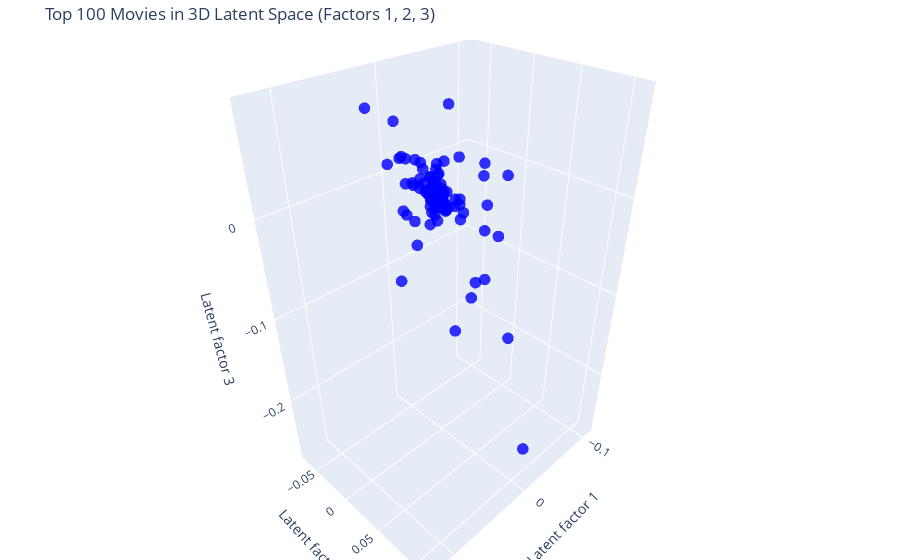
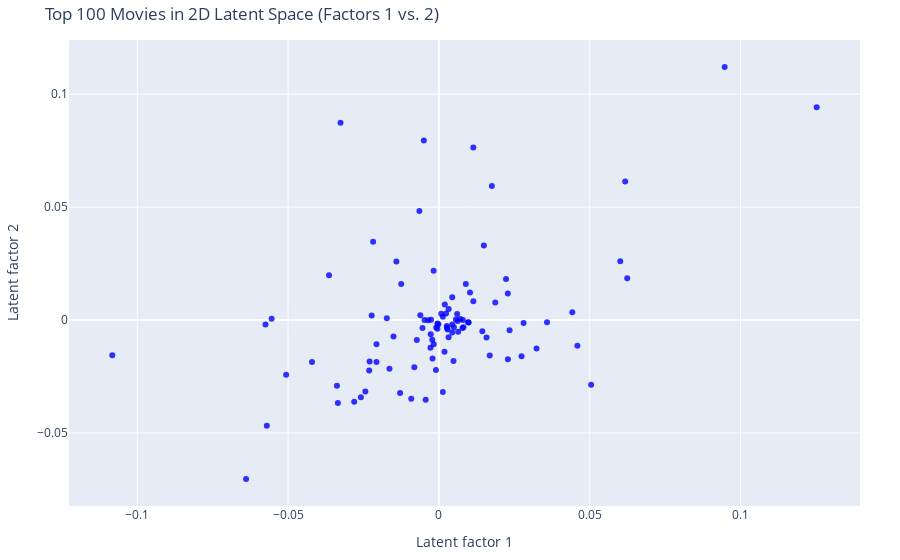
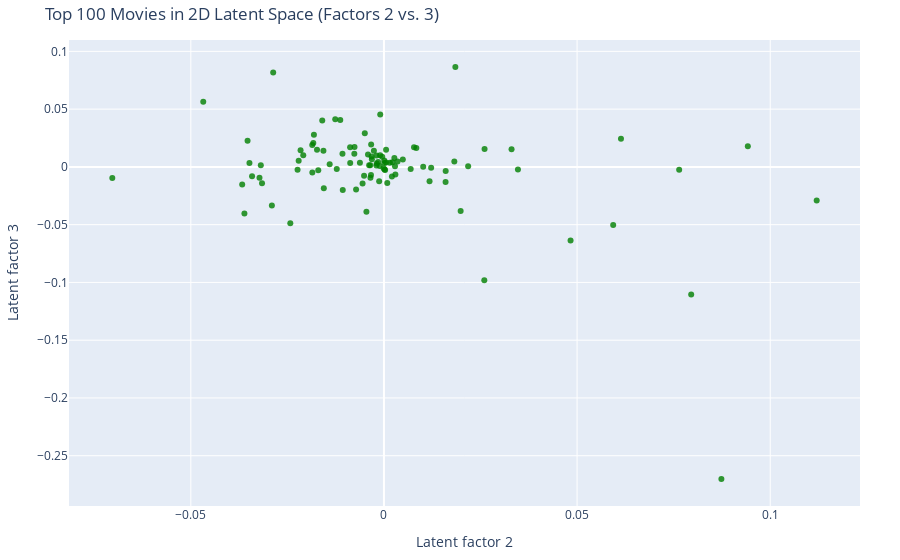
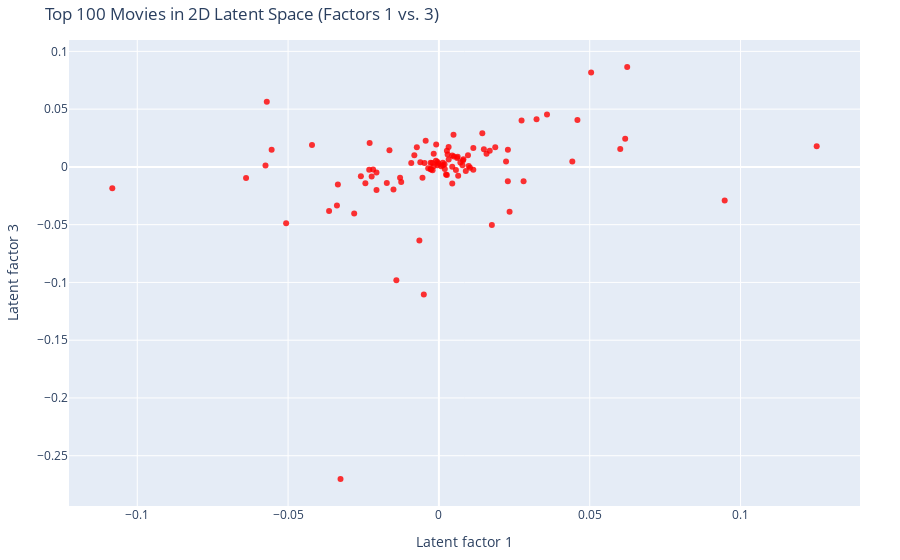

Notebook code cell kept with these figures, in order:
### Code cell
import numpy as np
import pandas as pd
import plotly.graph_objects as go

# --------------------------------------------------------------------------
# Preconditions (already in your namespace):
#   Q_factors     : (n_items × k) numpy array  – latent coords of movies
#   S             : length-k numpy array        – singular values
#   item_uniques  : sequence of item_id in training order
#   df            : original ratings DataFrame with at least 'item_id' and 'title'
# --------------------------------------------------------------------------

# --- 1. pick the top-3 latent factors by singular value energy -------------
top3_idx = np.argsort(-S)[:3]
f1, f2, f3 = top3_idx
print(f"Using latent factors {f1}, {f2}, {f3} (the three largest singular values).")

# --- 2. map item_id → title (deduplicated) ----------------------------------
id_to_title = (
    df[['item_id', 'title']]
      .drop_duplicates('item_id')
      .set_index('item_id')['title']
      .to_dict()
)
titles_all = [id_to_title.get(iid, str(iid)) for iid in item_uniques]

# --- 3. select a subset of movies for better visualization ------------------
#    Here: take the 100 most-rated movies (by count of ratings in df).
rating_counts = df['item_id'].value_counts()
top_n = 100
top_items = set(rating_counts.index[:top_n])

subset_mask = np.array([iid in top_items for iid in item_uniques])
subset_indices = np.where(subset_mask)[0]

# Extract latent coordinates and titles for the subset
xs3 = Q_factors[subset_indices, f1]
ys3 = Q_factors[subset_indices, f2]
zs3 = Q_factors[subset_indices, f3]
titles_subset = [titles_all[i] for i in subset_indices]

# --- 4. Plot #1: 3D scatter of top 3 latent factors --------------------------
fig3d = go.Figure(
    data=[
        go.Scatter3d(
            x=xs3,
            y=ys3,
            z=zs3,
            mode='markers',
            marker=dict(size=4, opacity=0.8, color='blue'),
            hovertext=titles_subset,
            hoverinfo='text'
        )
    ]
)
fig3d.update_layout(
    scene=dict(
        xaxis=dict(title=f"Latent factor {f1+1}"),
        yaxis=dict(title=f"Latent factor {f2+1}"),
        zaxis=dict(title=f"Latent factor {f3+1}")
    ),
    title=f"Top {top_n} Movies in 3D Latent Space (Factors {f1+1}, {f2+1}, {f3+1})",
    margin=dict(l=0, r=0, b=0, t=40)
)
fig3d.show()


# --- 5. Plot #2: 2D (factor f1 vs. f2) ----------------------------------------
x12 = Q_factors[subset_indices, f1]
y12 = Q_factors[subset_indices, f2]

fig12 = go.Figure(
    data=[
        go.Scatter(
            x=x12,
            y=y12,
            mode='markers',
            marker=dict(size=6, opacity=0.8, color='blue'),
            hovertext=titles_subset,
            hoverinfo='text'
        )
    ]
)
fig12.update_layout(
    xaxis=dict(title=f"Latent factor {f1+1}"),
    yaxis=dict(title=f"Latent factor {f2+1}"),
    title=f"Top {top_n} Movies in 2D Latent Space (Factors {f1+1} vs. {f2+1})",
    margin=dict(l=40, r=40, b=40, t=40)
)
fig12.show()


# --- 6. Plot #3: 2D (factor f2 vs. f3) ----------------------------------------
x23 = Q_factors[subset_indices, f2]
y23 = Q_factors[subset_indices, f3]

fig23 = go.Figure(
    data=[
        go.Scatter(
            x=x23,
            y=y23,
            mode='markers',
            marker=dict(size=6, opacity=0.8, color='green'),
            hovertext=titles_subset,
            hoverinfo='text'
        )
    ]
)
fig23.update_layout(
    xaxis=dict(title=f"Latent factor {f2+1}"),
    yaxis=dict(title=f"Latent factor {f3+1}"),
    title=f"Top {top_n} Movies in 2D Latent Space (Factors {f2+1} vs. {f3+1})",
    margin=dict(l=40, r=40, b=40, t=40)
)
fig23.show()


# --- 7. Plot #4: 2D (factor f1 vs. f3) ----------------------------------------
x13 = Q_factors[subset_indices, f1]
y13 = Q_factors[subset_indices, f3]

fig13 = go.Figure(
    data=[
        go.Scatter(
            x=x13,
            y=y13,
            mode='markers',
            marker=dict(size=6, opacity=0.8, color='red'),
            hovertext=titles_subset,
            hoverinfo='text'
        )
    ]
)
fig13.update_layout(
    xaxis=dict(title=f"Latent factor {f1+1}"),
    yaxis=dict(title=f"Latent factor {f3+1}"),
    title=f"Top {top_n} Movies in 2D Latent Space (Factors {f1+1} vs. {f3+1})",
    margin=dict(l=40, r=40, b=40, t=40)
)
fig13.show()

### Figure 1 — Plotly figure (JSON) as saved in the notebook; plotly's stock layout.template omitted (floating-point values rounded to 4 significant figures)
{"data": [{"hoverinfo": "text", "hovertext": ["L.A. Confidential (1997)", "Men in Black (1997)", "Star Trek: First Contact (1996)", "Die Hard (1988)", "Twister (1996)", "Toy Story (1995)", "Aladdin (1992)", "Jaws (1975)", "Silence of the Lambs, The (1991)", "Sting, The (1973)", "Murder at 1600 (1997)", "Return of the Jedi (1983)", "Dead Poets Society (1989)", "Scream (1996)", "To Kill a Mockingbird (1962)", "Mr. Holland's Opus (1995)", "Jerry Maguire (1996)", "Truth About Cats & Dogs, The (1996)", "Birdcage, The (1996)", "Sense and Sensibility (1995)", "Liar Liar (1997)", "Conspiracy Theory (1997)", "It's a Wonderful Life (1946)", "Wizard of Oz, The (1939)", "Raiders of the Lost Ark (1981)", "Willy Wonka and the Chocolate Factory (1971)", "Terminator, The (1984)", "Hunt for Red October, The (1990)", "Devil's Own, The (1997)", "2001: A Space Odyssey (1968)", "Chasing Amy (1997)", "Rock, The (1996)", "Heat (1995)", "Dante's Peak (1997)", "Fugitive, The (1993)", "Empire Strikes Back, The (1980)", "When Harry Met Sally... (1989)", "Mission: Impossible (1996)", "Casablanca (1942)", "Saint, The (1997)", "Courage Under Fire (1996)", "Groundhog Day (1993)", "Star Trek: The Wrath of Khan (1982)", "Godfather, The (1972)", "Schindler's List (1993)", "Speed (1994)", "Twelve Monkeys (1995)", "Contact (1997)", "Pulp Fiction (1994)", "Blade Runner (1982)", "Fish Called Wanda, A (1988)", "Sound of Music, The (1965)", "Terminator 2: Judgment Day (1991)", "Seven (Se7en) (1995)", "Jurassic Park (1993)", "Broken Arrow (1996)", "Shawshank Redemption, The (1994)", "One Flew Over the Cuckoo's Nest (1975)", "Back to the Future (1985)", "Amadeus (1984)", "Alien (1979)", "Graduate, The (1967)", "Volcano (1997)", "Game, The (1997)", "English Patient, The (1996)", "Usual Suspects, The (1995)", "Blues Brothers, The (1980)", "Lion King, The (1994)", "Aliens (1986)", "Dances with Wolves (1990)", "Princess Bride, The (1987)", "Raising Arizona (1987)", "Indiana Jones and the Last Crusade (1989)", "Trainspotting (1996)", "Star Wars (1977)", "Evita (1996)", "Psycho (1960)", "Ransom (1996)", "Monty Python and the Holy Grail (1974)", "Babe (1995)", "Independence Day (ID4) (1996)", "In & Out (1997)", "Braveheart (1995)", "Fargo (1996)", "Four Weddings and a Funeral (1994)", "Stand by Me (1986)", "Top Gun (1986)", "E.T. the Extra-Terrestrial (1982)", "Apollo 13 (1995)", "Forrest Gump (1994)", "Full Monty, The (1997)", "Clockwork Orange, A (1971)", "Dead Man Walking (1995)", "GoodFellas (1990)", "Phenomenon (1996)", "Apocalypse Now (1979)", "Time to Kill, A (1996)", "Air Force One (1997)", "Leaving Las Vegas (1995)", "Titanic (1997)"], "marker": {"color": "blue", "opacity": 0.8, "size": 4}, "mode": "markers", "type": "scatter3d", "x": [-0.009168, 0.01755, -0.05545, 0.04422, 0.06012, -0.05706, -0.02068, -0.001722, 0.005642, 0.008918, 0.001314, 0.01141, 0.05047, -0.03261, 0.01579, 0.0007638, -0.05749, 0.002359, 0.02285, -0.01287, 0.09474, -0.001749, 0.01685, -0.01727, 0.02741, -0.02229, 0.1252, 0.007816, -0.005001, -0.0141, -0.04207, 0.04592, -0.006165, 0.01142, -0.002716, 0.02287, 0.01439, -0.002798, -0.01506, -0.002211, 0.01491, -0.0008977, 0.001959, 0.03584, -0.002602, 0.003214, -0.02437, 0.00964, -0.0004782, -0.0009753, -0.01639, 0.006035, -0.005441, 0.00324, -0.004386, -0.0004919, -0.0338, 0.007968, -0.02182, 0.02807, 0.002901, -0.002096, 0.006221, 0.006387, 0.004416, 0.00988, 0.004969, 0.002651, 0.004425, 0.01031, -0.007317, 0.06242, 0.001862, 0.001313, 0.06176, -0.05064, -0.03641, -0.02311, 0.002641, 0.004425, -0.004784, -0.02296, 0.004839, -0.02586, -0.0001862, -0.1083, -0.02069, 0.02226, -0.006469, 0.01868, 0.008131, -0.0125, -0.03349, -0.003544, -0.06393, -0.02808, 0.02343, -0.008144, 0.03237, 0.007123], "y": [-0.03482, 0.05935, 0.0005504, 0.003521, 0.02605, -0.04678, -0.01066, -0.01074, 0.0002981, 0.01598, -0.03188, 0.07643, -0.02867, 0.08736, -0.00767, 0.002857, -0.001944, 0.002963, 0.0118, -0.03222, 0.112, 0.0218, -0.01567, 0.0008591, -0.01597, 0.00206, 0.09421, -0.003531, 0.07954, 0.02598, -0.01856, -0.0113, 0.00218, 0.008379, -0.006223, -0.01733, -0.004961, -0.01221, -0.007213, -0.008737, 0.03304, -0.003313, 0.006922, -0.0009646, 0.0001619, -0.007618, -0.03157, -0.0009974, -0.001509, -0.02208, -0.02159, 0.002696, -0.003495, 0.004889, -0.03531, -0.003831, -0.02901, 7.721e-05, 0.03469, -0.001237, -0.00413, -0.017, -0.0004491, -0.00514, -0.001938, -0.0011, -0.003203, -0.002601, 0.01016, 0.01222, -0.008762, 0.01849, -0.01405, 0.001539, 0.06136, -0.02424, 0.01986, -0.02237, -0.003357, -0.005534, 9.104e-05, -0.01829, -0.01813, -0.03415, -0.001879, -0.01557, -0.01854, 0.01822, 0.04831, 0.007779, -0.003122, 0.01595, -0.0367, -8.533e-05, -0.07033, -0.03612, -0.004538, -0.02089, -0.01261, 0.0005273], "z": [0.003315, -0.05037, 0.01476, 0.004742, 0.01543, 0.05629, -0.02008, 0.01137, -0.00261, -0.003503, 0.001318, -0.002471, 0.0818, -0.2701, 0.01148, 0.0004627, 0.001314, -0.006476, -0.01244, -0.009408, -0.02902, 0.0005528, 0.01408, -0.01397, 0.04024, -0.008232, 0.01785, 0.001473, -0.1105, -0.09804, 0.01888, 0.04056, 0.004128, 0.01645, 0.003514, 0.01474, 0.02914, -0.001734, -0.01962, 0.003277, 0.01523, 0.01949, -0.00189, 0.04532, -0.00218, 0.01726, -0.01407, 0.009994, 0.004158, 0.005269, 0.01446, 0.007605, -0.0093, 0.006323, 0.02254, 0.001413, -0.03349, 0.005634, -0.002294, -0.01249, 0.01079, -0.003009, 0.008833, -0.007766, 0.009853, 0.0007632, 0.00894, 0.01404, 5.476e-05, -0.000736, 0.01699, 0.08642, 0.002396, 0.003654, 0.02443, -0.04884, -0.03828, -0.002429, -0.007107, -0.01437, 0.003319, 0.02076, 0.02781, -0.00815, 0.002921, -0.01857, -0.004802, 0.004698, -0.06362, 0.01702, 0.006649, -0.01308, -0.01524, -0.001201, -0.00955, -0.04041, -0.03881, 0.01015, 0.04127, 0.00378]}], "layout": {"margin": {"b": 0, "l": 0, "r": 0, "t": 40}, "scene": {"xaxis": {"title": {"text": "Latent factor 1"}}, "yaxis": {"title": {"text": "Latent factor 2"}}, "zaxis": {"title": {"text": "Latent factor 3"}}}, "title": {"text": "Top 100 Movies in 3D Latent Space (Factors 1, 2, 3)"}}}

### Figure 2 — Plotly figure (JSON) as saved in the notebook; plotly's stock layout.template omitted (floating-point values rounded to 4 significant figures)
{"data": [{"hoverinfo": "text", "hovertext": ["L.A. Confidential (1997)", "Men in Black (1997)", "Star Trek: First Contact (1996)", "Die Hard (1988)", "Twister (1996)", "Toy Story (1995)", "Aladdin (1992)", "Jaws (1975)", "Silence of the Lambs, The (1991)", "Sting, The (1973)", "Murder at 1600 (1997)", "Return of the Jedi (1983)", "Dead Poets Society (1989)", "Scream (1996)", "To Kill a Mockingbird (1962)", "Mr. Holland's Opus (1995)", "Jerry Maguire (1996)", "Truth About Cats & Dogs, The (1996)", "Birdcage, The (1996)", "Sense and Sensibility (1995)", "Liar Liar (1997)", "Conspiracy Theory (1997)", "It's a Wonderful Life (1946)", "Wizard of Oz, The (1939)", "Raiders of the Lost Ark (1981)", "Willy Wonka and the Chocolate Factory (1971)", "Terminator, The (1984)", "Hunt for Red October, The (1990)", "Devil's Own, The (1997)", "2001: A Space Odyssey (1968)", "Chasing Amy (1997)", "Rock, The (1996)", "Heat (1995)", "Dante's Peak (1997)", "Fugitive, The (1993)", "Empire Strikes Back, The (1980)", "When Harry Met Sally... (1989)", "Mission: Impossible (1996)", "Casablanca (1942)", "Saint, The (1997)", "Courage Under Fire (1996)", "Groundhog Day (1993)", "Star Trek: The Wrath of Khan (1982)", "Godfather, The (1972)", "Schindler's List (1993)", "Speed (1994)", "Twelve Monkeys (1995)", "Contact (1997)", "Pulp Fiction (1994)", "Blade Runner (1982)", "Fish Called Wanda, A (1988)", "Sound of Music, The (1965)", "Terminator 2: Judgment Day (1991)", "Seven (Se7en) (1995)", "Jurassic Park (1993)", "Broken Arrow (1996)", "Shawshank Redemption, The (1994)", "One Flew Over the Cuckoo's Nest (1975)", "Back to the Future (1985)", "Amadeus (1984)", "Alien (1979)", "Graduate, The (1967)", "Volcano (1997)", "Game, The (1997)", "English Patient, The (1996)", "Usual Suspects, The (1995)", "Blues Brothers, The (1980)", "Lion King, The (1994)", "Aliens (1986)", "Dances with Wolves (1990)", "Princess Bride, The (1987)", "Raising Arizona (1987)", "Indiana Jones and the Last Crusade (1989)", "Trainspotting (1996)", "Star Wars (1977)", "Evita (1996)", "Psycho (1960)", "Ransom (1996)", "Monty Python and the Holy Grail (1974)", "Babe (1995)", "Independence Day (ID4) (1996)", "In & Out (1997)", "Braveheart (1995)", "Fargo (1996)", "Four Weddings and a Funeral (1994)", "Stand by Me (1986)", "Top Gun (1986)", "E.T. the Extra-Terrestrial (1982)", "Apollo 13 (1995)", "Forrest Gump (1994)", "Full Monty, The (1997)", "Clockwork Orange, A (1971)", "Dead Man Walking (1995)", "GoodFellas (1990)", "Phenomenon (1996)", "Apocalypse Now (1979)", "Time to Kill, A (1996)", "Air Force One (1997)", "Leaving Las Vegas (1995)", "Titanic (1997)"], "marker": {"color": "blue", "opacity": 0.8, "size": 6}, "mode": "markers", "type": "scatter", "x": [-0.009168, 0.01755, -0.05545, 0.04422, 0.06012, -0.05706, -0.02068, -0.001722, 0.005642, 0.008918, 0.001314, 0.01141, 0.05047, -0.03261, 0.01579, 0.0007638, -0.05749, 0.002359, 0.02285, -0.01287, 0.09474, -0.001749, 0.01685, -0.01727, 0.02741, -0.02229, 0.1252, 0.007816, -0.005001, -0.0141, -0.04207, 0.04592, -0.006165, 0.01142, -0.002716, 0.02287, 0.01439, -0.002798, -0.01506, -0.002211, 0.01491, -0.0008977, 0.001959, 0.03584, -0.002602, 0.003214, -0.02437, 0.00964, -0.0004782, -0.0009753, -0.01639, 0.006035, -0.005441, 0.00324, -0.004386, -0.0004919, -0.0338, 0.007968, -0.02182, 0.02807, 0.002901, -0.002096, 0.006221, 0.006387, 0.004416, 0.00988, 0.004969, 0.002651, 0.004425, 0.01031, -0.007317, 0.06242, 0.001862, 0.001313, 0.06176, -0.05064, -0.03641, -0.02311, 0.002641, 0.004425, -0.004784, -0.02296, 0.004839, -0.02586, -0.0001862, -0.1083, -0.02069, 0.02226, -0.006469, 0.01868, 0.008131, -0.0125, -0.03349, -0.003544, -0.06393, -0.02808, 0.02343, -0.008144, 0.03237, 0.007123], "y": [-0.03482, 0.05935, 0.0005504, 0.003521, 0.02605, -0.04678, -0.01066, -0.01074, 0.0002981, 0.01598, -0.03188, 0.07643, -0.02867, 0.08736, -0.00767, 0.002857, -0.001944, 0.002963, 0.0118, -0.03222, 0.112, 0.0218, -0.01567, 0.0008591, -0.01597, 0.00206, 0.09421, -0.003531, 0.07954, 0.02598, -0.01856, -0.0113, 0.00218, 0.008379, -0.006223, -0.01733, -0.004961, -0.01221, -0.007213, -0.008737, 0.03304, -0.003313, 0.006922, -0.0009646, 0.0001619, -0.007618, -0.03157, -0.0009974, -0.001509, -0.02208, -0.02159, 0.002696, -0.003495, 0.004889, -0.03531, -0.003831, -0.02901, 7.721e-05, 0.03469, -0.001237, -0.00413, -0.017, -0.0004491, -0.00514, -0.001938, -0.0011, -0.003203, -0.002601, 0.01016, 0.01222, -0.008762, 0.01849, -0.01405, 0.001539, 0.06136, -0.02424, 0.01986, -0.02237, -0.003357, -0.005534, 9.104e-05, -0.01829, -0.01813, -0.03415, -0.001879, -0.01557, -0.01854, 0.01822, 0.04831, 0.007779, -0.003122, 0.01595, -0.0367, -8.533e-05, -0.07033, -0.03612, -0.004538, -0.02089, -0.01261, 0.0005273]}], "layout": {"margin": {"b": 40, "l": 40, "r": 40, "t": 40}, "title": {"text": "Top 100 Movies in 2D Latent Space (Factors 1 vs. 2)"}, "xaxis": {"title": {"text": "Latent factor 1"}}, "yaxis": {"title": {"text": "Latent factor 2"}}}}

### Figure 3 — Plotly figure (JSON) as saved in the notebook; plotly's stock layout.template omitted (floating-point values rounded to 4 significant figures)
{"data": [{"hoverinfo": "text", "hovertext": ["L.A. Confidential (1997)", "Men in Black (1997)", "Star Trek: First Contact (1996)", "Die Hard (1988)", "Twister (1996)", "Toy Story (1995)", "Aladdin (1992)", "Jaws (1975)", "Silence of the Lambs, The (1991)", "Sting, The (1973)", "Murder at 1600 (1997)", "Return of the Jedi (1983)", "Dead Poets Society (1989)", "Scream (1996)", "To Kill a Mockingbird (1962)", "Mr. Holland's Opus (1995)", "Jerry Maguire (1996)", "Truth About Cats & Dogs, The (1996)", "Birdcage, The (1996)", "Sense and Sensibility (1995)", "Liar Liar (1997)", "Conspiracy Theory (1997)", "It's a Wonderful Life (1946)", "Wizard of Oz, The (1939)", "Raiders of the Lost Ark (1981)", "Willy Wonka and the Chocolate Factory (1971)", "Terminator, The (1984)", "Hunt for Red October, The (1990)", "Devil's Own, The (1997)", "2001: A Space Odyssey (1968)", "Chasing Amy (1997)", "Rock, The (1996)", "Heat (1995)", "Dante's Peak (1997)", "Fugitive, The (1993)", "Empire Strikes Back, The (1980)", "When Harry Met Sally... (1989)", "Mission: Impossible (1996)", "Casablanca (1942)", "Saint, The (1997)", "Courage Under Fire (1996)", "Groundhog Day (1993)", "Star Trek: The Wrath of Khan (1982)", "Godfather, The (1972)", "Schindler's List (1993)", "Speed (1994)", "Twelve Monkeys (1995)", "Contact (1997)", "Pulp Fiction (1994)", "Blade Runner (1982)", "Fish Called Wanda, A (1988)", "Sound of Music, The (1965)", "Terminator 2: Judgment Day (1991)", "Seven (Se7en) (1995)", "Jurassic Park (1993)", "Broken Arrow (1996)", "Shawshank Redemption, The (1994)", "One Flew Over the Cuckoo's Nest (1975)", "Back to the Future (1985)", "Amadeus (1984)", "Alien (1979)", "Graduate, The (1967)", "Volcano (1997)", "Game, The (1997)", "English Patient, The (1996)", "Usual Suspects, The (1995)", "Blues Brothers, The (1980)", "Lion King, The (1994)", "Aliens (1986)", "Dances with Wolves (1990)", "Princess Bride, The (1987)", "Raising Arizona (1987)", "Indiana Jones and the Last Crusade (1989)", "Trainspotting (1996)", "Star Wars (1977)", "Evita (1996)", "Psycho (1960)", "Ransom (1996)", "Monty Python and the Holy Grail (1974)", "Babe (1995)", "Independence Day (ID4) (1996)", "In & Out (1997)", "Braveheart (1995)", "Fargo (1996)", "Four Weddings and a Funeral (1994)", "Stand by Me (1986)", "Top Gun (1986)", "E.T. the Extra-Terrestrial (1982)", "Apollo 13 (1995)", "Forrest Gump (1994)", "Full Monty, The (1997)", "Clockwork Orange, A (1971)", "Dead Man Walking (1995)", "GoodFellas (1990)", "Phenomenon (1996)", "Apocalypse Now (1979)", "Time to Kill, A (1996)", "Air Force One (1997)", "Leaving Las Vegas (1995)", "Titanic (1997)"], "marker": {"color": "green", "opacity": 0.8, "size": 6}, "mode": "markers", "type": "scatter", "x": [-0.03482, 0.05935, 0.0005504, 0.003521, 0.02605, -0.04678, -0.01066, -0.01074, 0.0002981, 0.01598, -0.03188, 0.07643, -0.02867, 0.08736, -0.00767, 0.002857, -0.001944, 0.002963, 0.0118, -0.03222, 0.112, 0.0218, -0.01567, 0.0008591, -0.01597, 0.00206, 0.09421, -0.003531, 0.07954, 0.02598, -0.01856, -0.0113, 0.00218, 0.008379, -0.006223, -0.01733, -0.004961, -0.01221, -0.007213, -0.008737, 0.03304, -0.003313, 0.006922, -0.0009646, 0.0001619, -0.007618, -0.03157, -0.0009974, -0.001509, -0.02208, -0.02159, 0.002696, -0.003495, 0.004889, -0.03531, -0.003831, -0.02901, 7.721e-05, 0.03469, -0.001237, -0.00413, -0.017, -0.0004491, -0.00514, -0.001938, -0.0011, -0.003203, -0.002601, 0.01016, 0.01222, -0.008762, 0.01849, -0.01405, 0.001539, 0.06136, -0.02424, 0.01986, -0.02237, -0.003357, -0.005534, 9.104e-05, -0.01829, -0.01813, -0.03415, -0.001879, -0.01557, -0.01854, 0.01822, 0.04831, 0.007779, -0.003122, 0.01595, -0.0367, -8.533e-05, -0.07033, -0.03612, -0.004538, -0.02089, -0.01261, 0.0005273], "y": [0.003315, -0.05037, 0.01476, 0.004742, 0.01543, 0.05629, -0.02008, 0.01137, -0.00261, -0.003503, 0.001318, -0.002471, 0.0818, -0.2701, 0.01148, 0.0004627, 0.001314, -0.006476, -0.01244, -0.009408, -0.02902, 0.0005528, 0.01408, -0.01397, 0.04024, -0.008232, 0.01785, 0.001473, -0.1105, -0.09804, 0.01888, 0.04056, 0.004128, 0.01645, 0.003514, 0.01474, 0.02914, -0.001734, -0.01962, 0.003277, 0.01523, 0.01949, -0.00189, 0.04532, -0.00218, 0.01726, -0.01407, 0.009994, 0.004158, 0.005269, 0.01446, 0.007605, -0.0093, 0.006323, 0.02254, 0.001413, -0.03349, 0.005634, -0.002294, -0.01249, 0.01079, -0.003009, 0.008833, -0.007766, 0.009853, 0.0007632, 0.00894, 0.01404, 5.476e-05, -0.000736, 0.01699, 0.08642, 0.002396, 0.003654, 0.02443, -0.04884, -0.03828, -0.002429, -0.007107, -0.01437, 0.003319, 0.02076, 0.02781, -0.00815, 0.002921, -0.01857, -0.004802, 0.004698, -0.06362, 0.01702, 0.006649, -0.01308, -0.01524, -0.001201, -0.00955, -0.04041, -0.03881, 0.01015, 0.04127, 0.00378]}], "layout": {"margin": {"b": 40, "l": 40, "r": 40, "t": 40}, "title": {"text": "Top 100 Movies in 2D Latent Space (Factors 2 vs. 3)"}, "xaxis": {"title": {"text": "Latent factor 2"}}, "yaxis": {"title": {"text": "Latent factor 3"}}}}

### Figure 4 — Plotly figure (JSON) as saved in the notebook; plotly's stock layout.template omitted (floating-point values rounded to 4 significant figures)
{"data": [{"hoverinfo": "text", "hovertext": ["L.A. Confidential (1997)", "Men in Black (1997)", "Star Trek: First Contact (1996)", "Die Hard (1988)", "Twister (1996)", "Toy Story (1995)", "Aladdin (1992)", "Jaws (1975)", "Silence of the Lambs, The (1991)", "Sting, The (1973)", "Murder at 1600 (1997)", "Return of the Jedi (1983)", "Dead Poets Society (1989)", "Scream (1996)", "To Kill a Mockingbird (1962)", "Mr. Holland's Opus (1995)", "Jerry Maguire (1996)", "Truth About Cats & Dogs, The (1996)", "Birdcage, The (1996)", "Sense and Sensibility (1995)", "Liar Liar (1997)", "Conspiracy Theory (1997)", "It's a Wonderful Life (1946)", "Wizard of Oz, The (1939)", "Raiders of the Lost Ark (1981)", "Willy Wonka and the Chocolate Factory (1971)", "Terminator, The (1984)", "Hunt for Red October, The (1990)", "Devil's Own, The (1997)", "2001: A Space Odyssey (1968)", "Chasing Amy (1997)", "Rock, The (1996)", "Heat (1995)", "Dante's Peak (1997)", "Fugitive, The (1993)", "Empire Strikes Back, The (1980)", "When Harry Met Sally... (1989)", "Mission: Impossible (1996)", "Casablanca (1942)", "Saint, The (1997)", "Courage Under Fire (1996)", "Groundhog Day (1993)", "Star Trek: The Wrath of Khan (1982)", "Godfather, The (1972)", "Schindler's List (1993)", "Speed (1994)", "Twelve Monkeys (1995)", "Contact (1997)", "Pulp Fiction (1994)", "Blade Runner (1982)", "Fish Called Wanda, A (1988)", "Sound of Music, The (1965)", "Terminator 2: Judgment Day (1991)", "Seven (Se7en) (1995)", "Jurassic Park (1993)", "Broken Arrow (1996)", "Shawshank Redemption, The (1994)", "One Flew Over the Cuckoo's Nest (1975)", "Back to the Future (1985)", "Amadeus (1984)", "Alien (1979)", "Graduate, The (1967)", "Volcano (1997)", "Game, The (1997)", "English Patient, The (1996)", "Usual Suspects, The (1995)", "Blues Brothers, The (1980)", "Lion King, The (1994)", "Aliens (1986)", "Dances with Wolves (1990)", "Princess Bride, The (1987)", "Raising Arizona (1987)", "Indiana Jones and the Last Crusade (1989)", "Trainspotting (1996)", "Star Wars (1977)", "Evita (1996)", "Psycho (1960)", "Ransom (1996)", "Monty Python and the Holy Grail (1974)", "Babe (1995)", "Independence Day (ID4) (1996)", "In & Out (1997)", "Braveheart (1995)", "Fargo (1996)", "Four Weddings and a Funeral (1994)", "Stand by Me (1986)", "Top Gun (1986)", "E.T. the Extra-Terrestrial (1982)", "Apollo 13 (1995)", "Forrest Gump (1994)", "Full Monty, The (1997)", "Clockwork Orange, A (1971)", "Dead Man Walking (1995)", "GoodFellas (1990)", "Phenomenon (1996)", "Apocalypse Now (1979)", "Time to Kill, A (1996)", "Air Force One (1997)", "Leaving Las Vegas (1995)", "Titanic (1997)"], "marker": {"color": "red", "opacity": 0.8, "size": 6}, "mode": "markers", "type": "scatter", "x": [-0.009168, 0.01755, -0.05545, 0.04422, 0.06012, -0.05706, -0.02068, -0.001722, 0.005642, 0.008918, 0.001314, 0.01141, 0.05047, -0.03261, 0.01579, 0.0007638, -0.05749, 0.002359, 0.02285, -0.01287, 0.09474, -0.001749, 0.01685, -0.01727, 0.02741, -0.02229, 0.1252, 0.007816, -0.005001, -0.0141, -0.04207, 0.04592, -0.006165, 0.01142, -0.002716, 0.02287, 0.01439, -0.002798, -0.01506, -0.002211, 0.01491, -0.0008977, 0.001959, 0.03584, -0.002602, 0.003214, -0.02437, 0.00964, -0.0004782, -0.0009753, -0.01639, 0.006035, -0.005441, 0.00324, -0.004386, -0.0004919, -0.0338, 0.007968, -0.02182, 0.02807, 0.002901, -0.002096, 0.006221, 0.006387, 0.004416, 0.00988, 0.004969, 0.002651, 0.004425, 0.01031, -0.007317, 0.06242, 0.001862, 0.001313, 0.06176, -0.05064, -0.03641, -0.02311, 0.002641, 0.004425, -0.004784, -0.02296, 0.004839, -0.02586, -0.0001862, -0.1083, -0.02069, 0.02226, -0.006469, 0.01868, 0.008131, -0.0125, -0.03349, -0.003544, -0.06393, -0.02808, 0.02343, -0.008144, 0.03237, 0.007123], "y": [0.003315, -0.05037, 0.01476, 0.004742, 0.01543, 0.05629, -0.02008, 0.01137, -0.00261, -0.003503, 0.001318, -0.002471, 0.0818, -0.2701, 0.01148, 0.0004627, 0.001314, -0.006476, -0.01244, -0.009408, -0.02902, 0.0005528, 0.01408, -0.01397, 0.04024, -0.008232, 0.01785, 0.001473, -0.1105, -0.09804, 0.01888, 0.04056, 0.004128, 0.01645, 0.003514, 0.01474, 0.02914, -0.001734, -0.01962, 0.003277, 0.01523, 0.01949, -0.00189, 0.04532, -0.00218, 0.01726, -0.01407, 0.009994, 0.004158, 0.005269, 0.01446, 0.007605, -0.0093, 0.006323, 0.02254, 0.001413, -0.03349, 0.005634, -0.002294, -0.01249, 0.01079, -0.003009, 0.008833, -0.007766, 0.009853, 0.0007632, 0.00894, 0.01404, 5.476e-05, -0.000736, 0.01699, 0.08642, 0.002396, 0.003654, 0.02443, -0.04884, -0.03828, -0.002429, -0.007107, -0.01437, 0.003319, 0.02076, 0.02781, -0.00815, 0.002921, -0.01857, -0.004802, 0.004698, -0.06362, 0.01702, 0.006649, -0.01308, -0.01524, -0.001201, -0.00955, -0.04041, -0.03881, 0.01015, 0.04127, 0.00378]}], "layout": {"margin": {"b": 40, "l": 40, "r": 40, "t": 40}, "title": {"text": "Top 100 Movies in 2D Latent Space (Factors 1 vs. 3)"}, "xaxis": {"title": {"text": "Latent factor 1"}}, "yaxis": {"title": {"text": "Latent factor 3"}}}}
